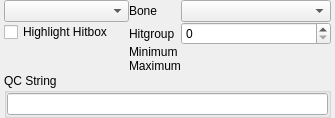
<?xml version="1.0" encoding="UTF-8"?>
<ui version="4.0">
 <class>studiomodel::HitboxesPanel</class>
 <widget class="QWidget" name="studiomodel::HitboxesPanel">
  <property name="geometry">
   <rect>
    <x>0</x>
    <y>0</y>
    <width>345</width>
    <height>111</height>
   </rect>
  </property>
  <property name="windowTitle">
   <string>Form</string>
  </property>
  <layout class="QVBoxLayout" name="verticalLayout_3">
   <property name="spacing">
    <number>0</number>
   </property>
   <property name="sizeConstraint">
    <enum>QLayout::SetFixedSize</enum>
   </property>
   <property name="leftMargin">
    <number>4</number>
   </property>
   <property name="topMargin">
    <number>0</number>
   </property>
   <property name="rightMargin">
    <number>4</number>
   </property>
   <property name="bottomMargin">
    <number>0</number>
   </property>
   <item>
    <layout class="QHBoxLayout" name="DockLayout">
     <item>
      <layout class="QVBoxLayout" name="verticalLayout_2">
       <item>
        <widget class="QComboBox" name="Hitboxes">
         <property name="sizePolicy">
          <sizepolicy hsizetype="Preferred" vsizetype="Fixed">
           <horstretch>0</horstretch>
           <verstretch>0</verstretch>
          </sizepolicy>
         </property>
         <property name="minimumSize">
          <size>
           <width>125</width>
           <height>0</height>
          </size>
         </property>
         <property name="maximumSize">
          <size>
           <width>16777215</width>
           <height>16777215</height>
          </size>
         </property>
        </widget>
       </item>
       <item>
        <widget class="QCheckBox" name="HighlightHitbox">
         <property name="text">
          <string>Highlight Hitbox</string>
         </property>
         <property name="checked">
          <bool>false</bool>
         </property>
        </widget>
       </item>
       <item>
        <spacer name="verticalSpacer">
         <property name="orientation">
          <enum>Qt::Vertical</enum>
         </property>
         <property name="sizeHint" stdset="0">
          <size>
           <width>20</width>
           <height>0</height>
          </size>
         </property>
        </spacer>
       </item>
      </layout>
     </item>
     <item>
      <layout class="QGridLayout" name="gridLayout">
       <property name="leftMargin">
        <number>0</number>
       </property>
       <property name="verticalSpacing">
        <number>0</number>
       </property>
       <item row="0" column="1">
        <widget class="QComboBox" name="Bone">
         <property name="sizePolicy">
          <sizepolicy hsizetype="Preferred" vsizetype="Fixed">
           <horstretch>0</horstretch>
           <verstretch>0</verstretch>
          </sizepolicy>
         </property>
         <property name="minimumSize">
          <size>
           <width>150</width>
           <height>0</height>
          </size>
         </property>
         <property name="maximumSize">
          <size>
           <width>16777215</width>
           <height>16777215</height>
          </size>
         </property>
        </widget>
       </item>
       <item row="2" column="1">
        <widget class="qt::widgets::SimpleVector3Edit" name="Minimum" native="true">
         <property name="sizePolicy">
          <sizepolicy hsizetype="Preferred" vsizetype="Preferred">
           <horstretch>0</horstretch>
           <verstretch>0</verstretch>
          </sizepolicy>
         </property>
         <property name="minimumSize">
          <size>
           <width>150</width>
           <height>0</height>
          </size>
         </property>
         <property name="maximumSize">
          <size>
           <width>16777215</width>
           <height>16777215</height>
          </size>
         </property>
        </widget>
       </item>
       <item row="0" column="0">
        <widget class="QLabel" name="label">
         <property name="sizePolicy">
          <sizepolicy hsizetype="Fixed" vsizetype="Preferred">
           <horstretch>0</horstretch>
           <verstretch>0</verstretch>
          </sizepolicy>
         </property>
         <property name="text">
          <string>Bone</string>
         </property>
        </widget>
       </item>
       <item row="3" column="1">
        <widget class="qt::widgets::SimpleVector3Edit" name="Maximum" native="true">
         <property name="sizePolicy">
          <sizepolicy hsizetype="Preferred" vsizetype="Preferred">
           <horstretch>0</horstretch>
           <verstretch>0</verstretch>
          </sizepolicy>
         </property>
         <property name="minimumSize">
          <size>
           <width>150</width>
           <height>0</height>
          </size>
         </property>
         <property name="maximumSize">
          <size>
           <width>16777215</width>
           <height>16777215</height>
          </size>
         </property>
        </widget>
       </item>
       <item row="1" column="1">
        <widget class="QSpinBox" name="Hitgroup">
         <property name="sizePolicy">
          <sizepolicy hsizetype="Preferred" vsizetype="Fixed">
           <horstretch>0</horstretch>
           <verstretch>0</verstretch>
          </sizepolicy>
         </property>
         <property name="minimumSize">
          <size>
           <width>150</width>
           <height>0</height>
          </size>
         </property>
         <property name="maximumSize">
          <size>
           <width>16777215</width>
           <height>16777215</height>
          </size>
         </property>
        </widget>
       </item>
       <item row="1" column="0">
        <widget class="QLabel" name="label_3">
         <property name="sizePolicy">
          <sizepolicy hsizetype="Fixed" vsizetype="Preferred">
           <horstretch>0</horstretch>
           <verstretch>0</verstretch>
          </sizepolicy>
         </property>
         <property name="text">
          <string>Hitgroup</string>
         </property>
        </widget>
       </item>
       <item row="3" column="0">
        <widget class="QLabel" name="label_7">
         <property name="sizePolicy">
          <sizepolicy hsizetype="Fixed" vsizetype="Preferred">
           <horstretch>0</horstretch>
           <verstretch>0</verstretch>
          </sizepolicy>
         </property>
         <property name="text">
          <string>Maximum</string>
         </property>
        </widget>
       </item>
       <item row="4" column="0" colspan="2">
        <spacer name="verticalSpacer_4">
         <property name="orientation">
          <enum>Qt::Vertical</enum>
         </property>
         <property name="sizeHint" stdset="0">
          <size>
           <width>20</width>
           <height>0</height>
          </size>
         </property>
        </spacer>
       </item>
       <item row="2" column="0">
        <widget class="QLabel" name="label_2">
         <property name="sizePolicy">
          <sizepolicy hsizetype="Fixed" vsizetype="Preferred">
           <horstretch>0</horstretch>
           <verstretch>0</verstretch>
          </sizepolicy>
         </property>
         <property name="text">
          <string>Minimum</string>
         </property>
        </widget>
       </item>
      </layout>
     </item>
    </layout>
   </item>
   <item>
    <widget class="QGroupBox" name="groupBox">
     <property name="title">
      <string>QC String</string>
     </property>
     <property name="flat">
      <bool>true</bool>
     </property>
     <layout class="QVBoxLayout" name="verticalLayout">
      <property name="leftMargin">
       <number>0</number>
      </property>
      <property name="topMargin">
       <number>0</number>
      </property>
      <property name="rightMargin">
       <number>0</number>
      </property>
      <property name="bottomMargin">
       <number>0</number>
      </property>
      <item>
       <widget class="QLineEdit" name="QCString">
        <property name="sizePolicy">
         <sizepolicy hsizetype="Expanding" vsizetype="Fixed">
          <horstretch>0</horstretch>
          <verstretch>0</verstretch>
         </sizepolicy>
        </property>
        <property name="minimumSize">
         <size>
          <width>200</width>
          <height>0</height>
         </size>
        </property>
        <property name="readOnly">
         <bool>true</bool>
        </property>
       </widget>
      </item>
      <item>
       <spacer name="verticalSpacer_2">
        <property name="orientation">
         <enum>Qt::Vertical</enum>
        </property>
        <property name="sizeHint" stdset="0">
         <size>
          <width>20</width>
          <height>0</height>
         </size>
        </property>
       </spacer>
      </item>
     </layout>
    </widget>
   </item>
  </layout>
 </widget>
 <customwidgets>
  <customwidget>
   <class>qt::widgets::SimpleVector3Edit</class>
   <extends>QWidget</extends>
   <header>qt/widgets/SimpleVector3Edit.hpp</header>
   <container>1</container>
  </customwidget>
 </customwidgets>
 <resources/>
 <connections/>
</ui>
